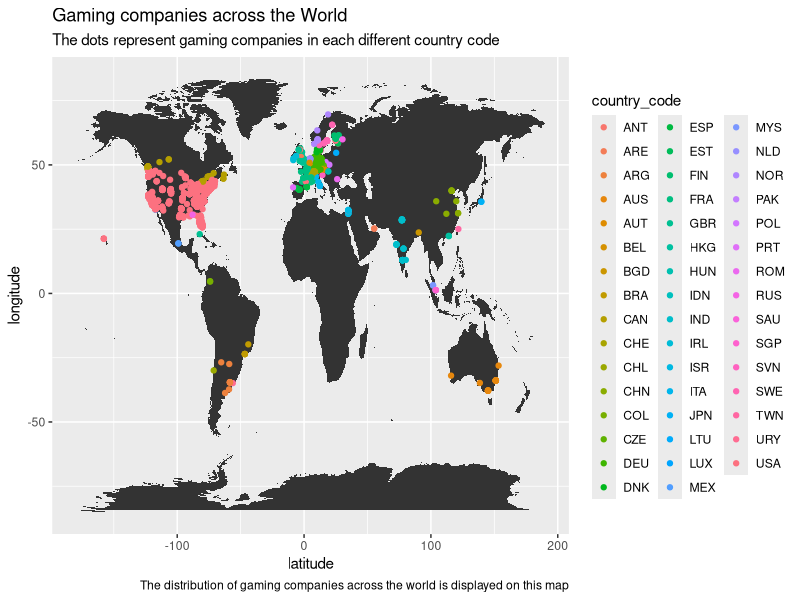

Recreate this plot in R.
company_map <- read.csv("data_set/companies_1m.csv", stringsAsFactors = FALSE)
library("ggplot2")
library("dplyr")
library("maps")
#install.packages("mapproj")

map <- map_data("world")

ggplot(data = map) +
  geom_polygon(aes(x = long, y = lat, group = group)) +
  geom_point(data = company_map, aes(x = longitude, y = latitude, colour = country_code)) +
  labs(title = "Gaming companies across the World", 
       subtitle = "The dots represent gaming companies in each different country code", 
       caption = "The distribution of gaming companies across the world is displayed on this map", 
       x = "latitude", y = "longitude", fill = "country_code") 


#blank theme
blank_theme <- theme_bw() +
  theme(
    axis.line = element_blank(), # remove axis lines
    axis.text = element_blank(), # remove axis labels
    axis.ticks = element_blank(), # remove axis ticks
    axis.title = element_blank(), # remove axis titles
    plot.background = element_blank(), # remove gray background
    panel.grid.major = element_blank(), # remove major grid lines
    panel.grid.minor = element_blank(), # remove minor grid lines
    panel.border = element_blank(), # remove border around plot
  )
